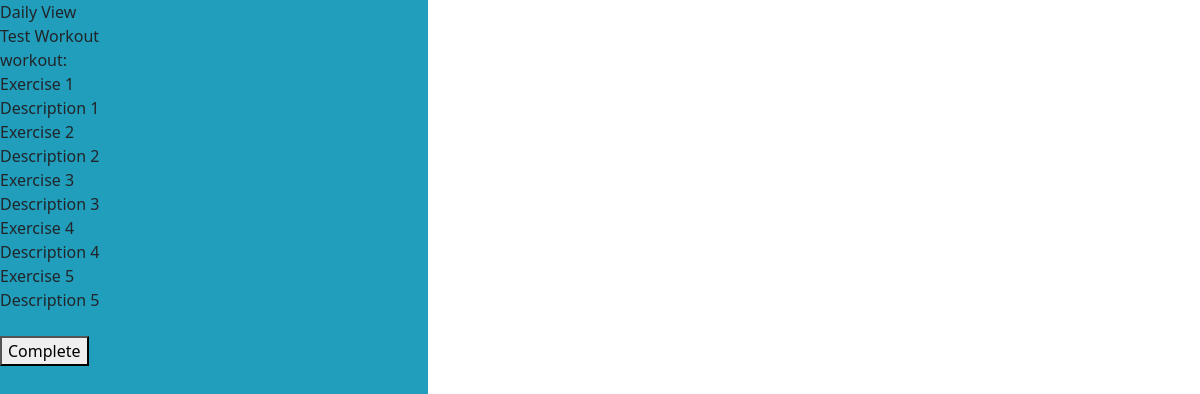
Screenshot of /workouts/daily/test-workout (signed in) with the database file from the repository.
### workout/models.py (models this page shows, shortened)
class SingleWorkout(models.Model):
    name = models.CharField(max_length=128)
    display_name = models.CharField(max_length=128, default='display name')
    exercise_1 = models.TextField(blank=True)
    description_1 = models.TextField(blank=True)
    exercise_2 = models.TextField(blank=True)
    description_2 = models.TextField(blank=True)
    exercise_3 = models.TextField(blank=True)
    description_3 = models.TextField(blank=True)
    exercise_4 = models.TextField(blank=True)
    description_4 = models.TextField(blank=True)
    exercise_5 = models.TextField(blank=True)
    description_5 = models.TextField(blank=True)
    completed_status = models.BooleanField(default=False)
    slug = models.SlugField(null=False, unique=True)
    def __str__(self):
        return self.name

### workout/views.py (the view)
# urls.py: path('daily/<slug:slug>', WorkoutDetailView.as_view(), name="daily"),
class WorkoutDetailView(LoginRequiredMixin, DetailView):
    model = SingleWorkout
    template_name = 'workout/daily_view.html'
    success_url = reverse_lazy("template")
    def get_context_data(self, **kwargs):
        context = super(WorkoutDetailView, self).get_context_data(**kwargs)
        user = FitnessUser.objects.get(pk = self.request.user.pk)
        context['exercise'] = SingleWorkout.objects.get(slug = self.kwargs['slug'])
        context['workouts'] = {}
        for workout in user.completed_workouts.all():
            context['workouts'][workout.name] = workout
        return context

### templates/workout/daily_view.html (shortened to what this page needs)
{% extends 'base.html' %}
{% block content %}
Daily View
<br>
{{exercise}}
<br>
workout:
<br>
{{ exercise.exercise_1 }}
<br>
{{ exercise.description_1 }}
<br>
{{ exercise.exercise_2 }}
<br>
{{ exercise.description_2 }}
<br>
{{ exercise.exercise_3 }}
<br>
{{ exercise.description_3 }}
<br>
{{ exercise.exercise_4 }}
<br>
{{ exercise.description_4 }}
<br>
{{ exercise.exercise_5 }}
<br>
{{ exercise.description_5 }}
<br>
<br>
{% if exercise.name in workouts %}
<h5>Workout Already Completed</h5>
<form method="POST" action="{% url 'remove' slug=exercise.slug %}">
    {% csrf_token %}
    <button type="submit">Reset</button>
</form>
{% else %}
<form method="POST" action="{% url 'update' slug=exercise.slug %}">
    <button type="submit">Complete</button>
</form>
{% endif %}
{% endblock content %}

### static/css/base.css (style rules this page uses)
* { max-width: 428px; max-height: 926px; }
::placeholder { color: #FFB703; }

### rows the page displays
SingleWorkout: name "Test Workout", exercise_1 "Exercise 1", description_1 "Description 1", exercise_2 "Exercise 2", description_2 "Description 2", exercise_3 "Exercise 3", description_3 "Description 3", exercise_4 "Exercise 4", description_4 "Description 4", exercise_5 "Exercise 5", description_5 "Description 5"
